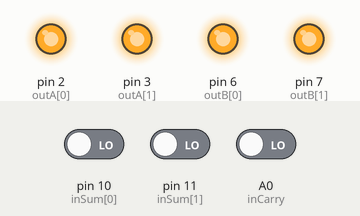
Recording of a sketch running on a simulated Arduino Uno, built with avr-gcc and run on an emulated ATmega328P. Parts: output pins drawn as LEDs (lit = HIGH). The test bench sets the inputs (shaded band); at power-on: pin 10 (inSum[0]) LOW, pin 11 (inSum[1]) LOW, A0 (inCarry) LOW. What the sketch prints to the serial monitor is not drawn.

Above: at 0.4 s.
Timing chart, 0 to 1.9 s (numbered marks = the images above):
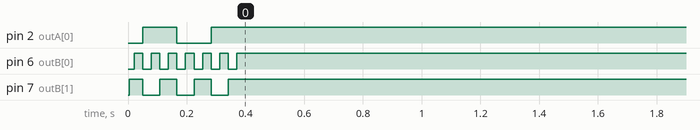

The sketch:

2bitFullAdder.ino
```cpp
// 2bit Full Adder
// https://www.tinkercad.com/things/8QgbeXrIaKe-2bit-full-adder?sharecode=QaQMzCHVt59Uk4qf-Qwo1iv3-SACrxu9BEW-CUPpe5A

const int bits = 2;

int outA[] = {2, 3};
int outB[] = {6, 7};
int inSum[] = {10, 11};
int inCarry = A0;

void printResult(int *val);

void setup()
{
  int x[bits], y[bits];
  int sum[bits];
  int carry;

  Serial.begin(9600);

  for (int i = 0; i < bits; i++) {
  	pinMode(outA[i], OUTPUT);
    pinMode(outB[i], OUTPUT);
    pinMode(inSum[i], INPUT);
  }
  pinMode(inCarry, INPUT);

  for (int i = 0; i < (1 << bits); i++) {
    for (int j = 0; j < (1 << bits); j++) {

      for (int k = 0; k < bits; k++) {
      	x[k] = (i >> k) & 1;
        digitalWrite(outA[k], x[k]);
      }

      for (int k = 0; k < bits; k++) {
      	y[k] = (j >> k) & 1;
        digitalWrite(outB[k], y[k]);
      }

      delay(1);  // 안정화 대기

      for (int k = 0; k < bits; k++) {
      	sum[k] = digitalRead(inSum[k]);
      }

      carry = digitalRead(inCarry);

      // 결과 출력
      Serial.print("A=");
      printResult(x);
      Serial.print(" B=");
      printResult(y);
      Serial.print(" | Sum=");
      printResult(sum);
      Serial.print(" Carry=");
      Serial.println(carry);
    }
  }
}

void loop()
{
}

void printResult(int *val)
{
  for (int i = bits-1; i >= 0; i--)
    Serial.print(*(val+i));
}
```
